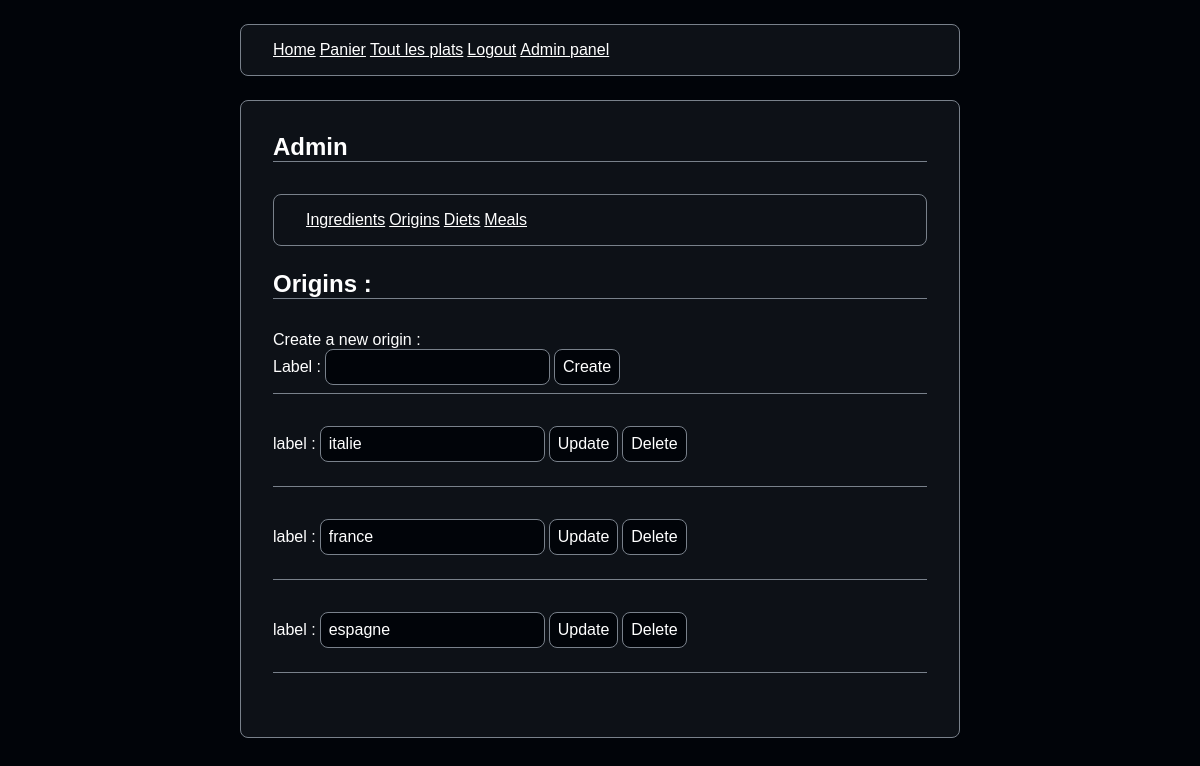
The app's page /admin/origins (signed in) with its own data.
### tables this page shows
CREATE TABLE IF NOT EXISTS `origin` (
  `id_origin` varchar(255) NOT NULL,
  `label_origin` varchar(255) DEFAULT NULL,
  PRIMARY KEY (`id_origin`)
);

### src/Controllers/AdminController.php (called while the page is built, shortened)
<?php
class AdminController
{
    private OriginManager $OriginManager;
    function __construct()
    {
        $this->OriginManager = new OriginManager();
    }
    function index_origins()
    {
        $origins = $this->OriginManager->get_all();
        require VIEWS . "./page/admin/origins.php";
    }
}

### src/Route.php (called while the page is built, shortened)
<?php
class Route
{
    private $path;
    private $callable;
    private $matches = [];
    public function __construct($path, $callable)
    {
        $this->path = trim($path, '/');
        $this->callable = $callable;
    }
    public function match($url)
    {
        $url = trim($url, '/');
        $path = preg_replace('#:([\w]+)#', '([^/]+)', $this->path);
        $regex = "#^$path$#i";
        if (!preg_match($regex, $url, $matches)) {
            return false;
        }
        array_shift($matches);
        $this->matches = $matches;
        return true;
    }
    public function call()
    {
        $rep = explode("@", $this->callable);
        $controller = new $controller();
        return call_user_func_array([$controller, $rep[1]], $this->matches);
    }
}

### src/Router.php (called while the page is built, shortened)
<?php
class Router
{
    private $url;
    private $routes = [];
    public function __construct($url)
    {
        $this->url = $url;
    }
    public function get($path, $callable)
    {
        $route = new Route($path, $callable);
        $this->routes["GET"][] = $route;
        return $route;
    }
    public function post($path, $callable)
    {
        $route = new Route($path, $callable);
        $this->routes["POST"][] = $route;
        return $route;
    }
    public function run()
    {
        foreach ($this->routes[$_SERVER['REQUEST_METHOD']] as $route) {
            if ($route->match($this->url)) {
                return $route->call();
            }
        }
    }
}

### public/index.php (called while the page is built, shortened)
<?php
$router = new Cuisine\Router($_SERVER["REQUEST_URI"]);
$router->get('/', "MealController@index");
$router->get('/meals', "MealController@show_all_meals");
$router->post('/meals/sort_ingredient', "MealController@sort_ingredient");
$router->post('/meals/sort_title', "MealController@sort_title");
$router->post('/meals/sort_origin', "MealController@sort_origin");
$router->get('/cart', "CartController@index");
$router->post('/cart', "CartController@store");
$router->post('/cart/update', "CartController@update_amount");
$router->get('/cart/valid_cart', "CartController@delete_cart");
$router->get('/cart/delete/:meal_id', "CartController@delete_one_meal");
$router->get('/login', "ClientController@showLogin");
$router->post('/login', "ClientController@login");
$router->get('/logout', "ClientController@logout");
$router->get('/admin', "AdminController@index");
$router->get('/admin/origins', "AdminController@index_origins");
$router->post('/admin/origins', "AdminController@manage_origins");
$router->get('/admin/ingredients', "AdminController@index_ingredients");
$router->post('/admin/ingredients', "AdminController@manage_ingredients");
$router->get('/admin/diets', "AdminController@index_diets");
$router->post('/admin/diets', "AdminController@manage_diets");
$router->get('/admin/meals', "AdminController@index_meals");
$router->post('/admin/meals', "AdminController@manage_meals");
$router->run();

### src/Models/OriginManager.php (called while the page is built, shortened)
<?php
class OriginManager
{
    private PDO $bdd;
    function __construct()
    {
        $this->bdd = new PDO('mysql:host=' . HOST . ';dbname=' . DATABASE . ';charset=utf8;', USER, PASSWORD);
        $this->bdd->setAttribute(PDO::ATTR_ERRMODE, PDO::ERRMODE_EXCEPTION);
    }
    function get_all(): array
    {
        $sql = "SELECT * FROM origin";
        $result = $this->bdd->query($sql);
        return $result->fetchAll();
    }
}

### src/Views/Page/admin/origins.php (the view, shortened to what this page needs)
<h2>Origins :</h2>
<form action="#" method="post">
    <p>Create a new origin :</p>
    <label for="label">Label :</label>
    <input type="text" name="label" id="label" required>
    <input type="submit" name="create" value="Create">
</form>
<?php
foreach ($origins as $origin) {
    ?>
    <form action="#" method="post">
        <div>
            <label for="label_<?= $origin["id_origin"] ?>">label :</label>
            <input type="text" name="label_origin" id="label_<?= $origin["id_origin"] ?>"
                value="<?= $origin["label_origin"] ?>">
            <input type="submit" name="update" value="Update">
            <input type="submit" name="delete" value="Delete">
        </div>
    </form>
    <?php
}
require VIEWS . './page/admin/admin_layout.php';

### public/style.css (style rules this page uses)
* { margin: 0; padding: 0; box-sizing: border-box; }
body { background-color: #010409; padding: 0 20%; }
p, h1, h2, h3, a, label, li { color: white; font-family: Arial, Helvetica, sans-serif; }
h1, h2, h3 { margin-bottom: 32px; border-bottom: 1px solid #79818b; }
form { margin-bottom: 32px; padding-bottom: 8px; border-bottom: 1px solid #79818b; }
form div { margin-bottom: 16px; }
input, button, select { background-color: #010409; border: 1px solid #79818b; border-radius: 8px; color: white; padding: 8px; font-size: 16px; }
input[type=submit], button { cursor: pointer; }

### records on screen
origin: label_origin "italie"
origin: label_origin "france"
origin: label_origin "espagne"
